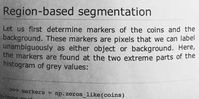
#> input picture Assets/test-images/page.png, 199 x 99 px, shrunk from 384 x 191 before the run
$ python 08_clahe_walkthrough.py ../../Assets/results/denoise-compare.png
#> lines starting #> are read from the running program, lines starting #| are printed output that depends on the picture
"""CLAHE 分步拆解 —— 配合 Documents/03-histogram/histogram-transform.md 的 CLAHE 一节。

  1. 全局均衡化为什么搞不定光照不均
  2. AHE(只分块、不限幅)为什么会把噪声放大
  3. clipLimit 削顶重分配的每一步数字
  4. 两个参数的极端值分别退化成什么

用法:
    .venv/bin/python Ch03_Spatial_Filtering/08_clahe_walkthrough.py [--save]
    --save 会把四联对比图写到 Documents/03-histogram/histogram-images/
"""

import sys
from pathlib import Path

import cv2
import numpy as np

REPO = Path(__file__).resolve().parents[2]
PAGE = REPO / "Assets" / "test-images" / "page.png"
OUT = REPO / "Documents" / "03-histogram" / "histogram-images"
SAVE = "--save" in sys.argv


def hr(title: str) -> None:
    print(f"\n{'=' * 64}\n{title}\n{'=' * 64}")


def halves(g: np.ndarray) -> tuple[float, float]:
    """左半边和右半边的平均亮度 —— 用来衡量光照是否均匀。"""
    w = g.shape[1] // 2
    return float(g[:, :w].mean()), float(g[:, w:].mean())


# ---------------------------------------------------------------- 1
def demo_global_fails() -> None:
    hr("1. 全局均衡化搞不定光照不均")
    g = cv2.imread(str(PAGE), cv2.IMREAD_GRAYSCALE)
    glob = cv2.equalizeHist(g)
    clahe = cv2.createCLAHE(clipLimit=2.0, tileGridSize=(8, 8)).apply(g)

    print("  这张扫描页左边亮、右边暗(光照不均):\n")
    print(f"  {'':14s}{'左半均值':>10s}{'右半均值':>10s}{'左右差':>9s}{'全图标准差':>12s}")
    for name, v in (("原图", g), ("全局均衡化", glob), ("CLAHE", clahe)):
        l, r = halves(v)
        print(f"  {name:14s}{l:10.1f}{r:10.1f}{abs(l - r):9.1f}{v.std():12.1f}")

    lo, hi = halves(g)
    lo2, hi2 = halves(glob)
    lo3, hi3 = halves(clahe)
    print(f"\n  原图左右差 {abs(lo-hi):.1f}")
    print(f"  全局均衡化后 {abs(lo2-hi2):.1f} —— 一张表全图共用,不均匀原样保留")
    print(f"  CLAHE 后     {abs(lo3-hi3):.1f} —— 每块按自己的情况调,差距被拉平")


# ---------------------------------------------------------------- 2
def demo_ahe_amplifies_noise() -> None:
    hr("2. AHE(不限幅)会把平坦区域的噪声放大多少")
    rng = np.random.default_rng(0)
    # 一块平坦的暗部:亮度都在 60 附近,只有 ±2 的传感器噪声
    flat = np.clip(rng.normal(60, 2, (256, 256)), 0, 255).astype(np.uint8)

    ahe = cv2.createCLAHE(clipLimit=40.0, tileGridSize=(8, 8)).apply(flat)  # 几乎不限幅
    clahe = cv2.createCLAHE(clipLimit=2.0, tileGridSize=(8, 8)).apply(flat)

    print("  输入:一整块平坦暗部(均值 60,噪声标准差仅 2),本该保持平坦\n")
    for name, v in (("原图", flat), ("AHE  clipLimit=40", ahe), ("CLAHE clipLimit=2", clahe)):
        print(f"  {name:20s} 标准差={v.std():6.2f}   放大 {v.std() / flat.std():5.2f} 倍")
    print("\n  → 不限幅时,均衡化把纯噪声当成'需要极力增强的细节'")


# ---------------------------------------------------------------- 3
def demo_clip_steps() -> None:
    hr("3. clipLimit 削顶重分配,一步一步看")
    counts = np.array([2, 1, 40, 15, 3, 2, 1, 0])  # 一个 8x8 小块,8 个灰度级
    L, N = 8, int(counts.sum())
    clip = int(2.0 * N / L)

    print(f"  小块共 {N} 像素 / {L} 个灰度级,平均每级 {N/L:.1f} 个")
    print(f"  clipLimit=2.0 → 上限 = 平均高度 x 2 = {clip}\n")
    print(f"  第1步 原始直方图 : {counts.tolist()}")

    excess = int(np.maximum(counts - clip, 0).sum())
    clipped = np.minimum(counts, clip)
    print(f"  第2步 削顶       : {clipped.tolist()}   削下 {excess} 个")

    clipped = clipped + excess // L
    print(f"  第3步 均分回填   : {clipped.tolist()}   每级 +{excess // L}"
          f"(总数守恒,否则 CDF 末端不是 1)")

    eq = lambda h: np.round(np.cumsum(h) / h.sum() * (L - 1)).astype(int)
    a, b = eq(counts), eq(clipped)
    print(f"\n  第4步 算映射表")
    print(f"        原灰度      : {list(range(L))}")
    print(f"        不限幅 ->   : {a.tolist()}")
    print(f"        限幅后 ->   : {b.tolist()}")
    print(f"\n  看灰度 1→2 这一步:")
    print(f"    不限幅 {a[1]} → {a[2]},跨 {a[2]-a[1]} 级(噪声放大 {a[2]-a[1]} 倍)")
    print(f"    限幅后 {b[1]} → {b[2]},跨 {b[2]-b[1]} 级(温和)")
    print(f"\n  本质:映射表的斜率 = 对比度增益。削高柱子 = 给增益设天花板。")


# ---------------------------------------------------------------- 4
def demo_parameter_extremes() -> None:
    hr("4. 两个参数推到极端会退化成什么")
    g = cv2.imread(str(PAGE), cv2.IMREAD_GRAYSCALE)
    glob = cv2.equalizeHist(g)

    tile1 = cv2.createCLAHE(clipLimit=40.0, tileGridSize=(1, 1)).apply(g)
    diff = int(np.abs(tile1.astype(int) - glob.astype(int)).max())
    print(f"  tileGridSize=(1,1) + clipLimit 极大  vs  全局均衡化")
    print(f"    最大逐像素差 = {diff}  → 完全退化成全局均衡化\n")

    print(f"  clipLimit 从小到大(tileGridSize 固定 8x8):")
    for c in (1.0, 2.0, 5.0, 10.0, 40.0):
        v = cv2.createCLAHE(clipLimit=c, tileGridSize=(8, 8)).apply(g)
        print(f"    clipLimit={c:5.1f}  输出标准差={v.std():6.2f}")
    print("  → clipLimit 越大对比度越强,同时噪声越明显。默认 2.0 是个稳妥起点。")


def save_panel() -> None:
    g = cv2.imread(str(PAGE), cv2.IMREAD_GRAYSCALE)
    panels = [
        ("original", g),
        ("global-equalize", cv2.equalizeHist(g)),
        ("AHE-clip40", cv2.createCLAHE(clipLimit=40.0, tileGridSize=(8, 8)).apply(g)),
        ("CLAHE-clip2", cv2.createCLAHE(clipLimit=2.0, tileGridSize=(8, 8)).apply(g)),
    ]
    gap = np.full((g.shape[0], 6), 255, np.uint8)
    row = []
    for i, (_, v) in enumerate(panels):
        if i:
            row.append(gap)
        row.append(v)
    cv2.imwrite(str(OUT / "demo-clahe-compare.png"), np.hstack(row))
    print(f"\n已保存 {OUT.name}/demo-clahe-compare.png"
          f"(依次:原图 / 全局均衡 / AHE不限幅 / CLAHE)")


if __name__ == "__main__":
    for fn in (demo_global_fails, demo_ahe_amplifies_noise,
               demo_clip_steps, demo_parameter_extremes):
        fn()
#> this loop made 4 passes
#|   原图左右差 73.4
#|   全局均衡化后 106.5 —— 一张表全图共用,不均匀原样保留
#|   CLAHE 后     42.7 —— 每块按自己的情况调,差距被拉平
#|     最大逐像素差 = 1  → 完全退化成全局均衡化
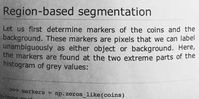
#> input picture Assets/test-images/page.png, 199 x 99 px, shrunk from 384 x 191 before the run
#> pass 1, in demo_global_fails, `glob = cv2.equalizeHist(g)`:
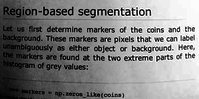
#> glob: shape (99, 199); min 0, max 255, mean 128.4
#> pass 1, in demo_global_fails, `clahe = cv2.createCLAHE(clipLimit=2.0, tileGridSize=(8, 8)).apply(g)`:
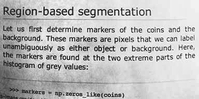
#> clahe: shape (99, 199); min 11, max 255, mean 187.8
    if SAVE:
        save_panel()
